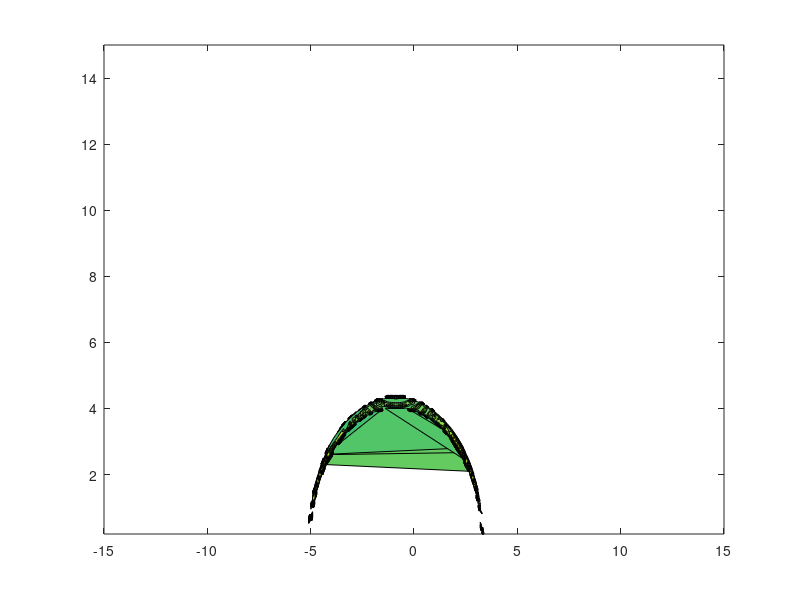

The MATLAB source for this figure: (Note: this script raises an error after producing the figure.)
%one-step reactions
% constants
Qe=1.6e-19;
mp=1.67e-27;
c=3e8;
h=6.6e-34;
Ep=mp*c^2/Qe;


mprod=3*mp;
mf=mp;
Q=5.5e6*Qe;

Etyp=0.5*mf*(1e7)^2;
EtypMeV=Etyp/1e6/Qe;%MeV;
Momtyp=mf*1e7;

if 0
    mprod=5*mp;
    mf=2*mp;
    Q=16.85e6*Qe;
    %    Q=16.3e6*Qe;
    Qstar=[12:0.001:22];
    Qwidth=0.685;
    Lorentz=1/pi*0.5*Qwidth./((Q/1e6/Qe-Qstar).^2+(0.5*Qwidth)^2);
    trapz(Qstar,Lorentz)
    figure; clf; hold on;
    plot(Qstar, Lorentz)
end

if 0
    mprod=4*mp;
    mf=2*mp;
    Q=23.8e6*Qe;
end

if 0
    mprod=4*mp;
    mf=mp;
    Q=19.7e6*Qe;
end

if 0
    mprod=1.0002*mp;
    mf=mp;
    Q=2e3*Qe;
end

nt=2e19;




Qvelocity=sqrt(Q/(6*mp));
Eproton=mp*c^2/Qe/1e6;
Egammamin=(sqrt(((mprod-mf)*c^2)^2+2*(mprod-mf)*c^2*Q)...
    -(mprod-mf)*c^2)/1e6/Qe;



%EalphaQvelocity=0.5*4*Mn*Qvelocity^2/Qe/1e6;

%grid
vpara=[-15:0.1:15]*1e6;
vperp=[0.2:0.1:15]*1e6;
gamma=[0:0.1:360]/180*pi;

[VPARA,VPERP]=meshgrid(vpara,vperp);
VMAG=sqrt(VPARA.^2+VPERP.^2);

savefigs=0;
fs=28;
ax=[-15.5 15.5 -0.5 15.5];

EFASTMeV=0.5*mf*VMAG.^2/Qe/1e6;

betagamow=1.07;
A0=8.09e-4;
A1=1.92e-3;
A2=1.21e-2;
A3=-5.26e-3;
A4=6.52e-4;
Sastro=zeros(size(EFASTMeV));
Sastro=A0+A1*EFASTMeV+A2*EFASTMeV.^2+A3*EFASTMeV.^3+A4*EFASTMeV.^4;
sigma=Sastro./EFASTMeV.*exp(-betagamow./sqrt(EFASTMeV))*10^-31;
R=nt*sigma.*VMAG;
% figure(5); clf; hold on; box on;
% plot(log10(EFASTMeV(:,101)),log10(sigma(:,101)))

if 0
fig=figure(10); clf; hold on; box on;
set(gcf,'DefaultLineLineWidth',4)
[dummy,H]=contourf(vpara/1e6,vperp/1e6, log10(R),40);
for i = 1:length(H) set(H(i),'Edgecolor','none');end
axis equal
axis(ax)
%caxis([-8 -2])
set(gca,'fontsize',fs,'fontweight','bold')
set(gca,'Position', [0.22 0.2 0.6 0.65])
%title(strcat('n, \phi=',num2str(phi/pi*180),', E\gamma=',num2str(Egamma1/1e6/Qe)),'fontsize',fs,'fontweight','bold')
xlabel('v_{||} [10^6 m/s]','fontsize',fs,'fontweight','bold')
ylabel('v_{\perp} [10^6 m/s]','fontsize',fs,'fontweight','bold')
set(gca,'ytick',[0 10 20])
set(gca,'xtick',[-20 -10 0 10 20])
%         set(gca,'yticklabel',[3 2 1 0 1 2 3])
%caxis([-14 -7])
handlecolorbar=colorbar;%('horiz');
colormapInverseHotBWwfc;
set(handlecolorbar,'fontsize',fs,'fontweight','bold');
set(handlecolorbar,'Position',[0.85 0.3 0.03 0.43]);
if savefigs
    saveas(fig,strcat('figs\R.jpg'));
    saveas(fig,strcat('figs\R.epsc'));
end
end
Egammarange=[5:0.01:7]*1e6*Qe;
sumprobfcanalytic=zeros(size(VPARA));
sumwfcanalytic=zeros(size(VPARA));
%intgration limits

for Egamma1=[5.55 5.65 5.8 6]*1e6*Qe;
    %for Egamma1=[5.55 6]*1e6*Qe;
    %for Egamma1=[23.85 24.3]*1e6*Qe;
    %for Egamma1=[19.75 19.9 20.1 20.4]*1e6*Qe;
    
    %for Egamma1=[19.75 20.2]*1e6*Qe;
    
    %for Egamma1=1.02*Q
%    for Egamma1=[2.01]*1e3*Qe;
    %for Egamma1=[17 17.4 17.8]*1e6*Qe;
    %for Egamma1=[17.2]*1e6*Qe
    %   for Egamma2=[Egamma1+0.02*1e6*Qe Egamma1+0.03*1e6*Qe Egamma1+0.05*1e6*Qe...
    %       Egamma1+0.1*1e6*Qe Egamma1+0.2*1e6*Qe Egamma1+0.3*1e6*Qe];
    
   % for Egamma2=Egamma1+0.001*1e6*Qe;
    for Egamma2=1.001*Egamma1    
        [dummy,Epickindex]=min(abs(Egammarange-(Egamma1+Egamma2)/2));
        
        for phi=[10]/180*pi
            
            if 0
                probfcnum=zeros(length(vpara),length(vperp),length(Egammarange));
                for ipara=1:length(vpara)
                    %    vpara(ipara)
                    for iperp=1:length(vperp)
                        %           Ealpha=0.5*4*Mn*(vpara(ipara)^2+vperp(iperp)^2)/Qe/1e6;
                        uspectrum=vpara(ipara)*cos(phi)+vperp(iperp)*sin(phi)*cos(gamma);
                        vmag=sqrt(vpara(ipara)^2+vperp(iperp)^2);
                        minusphalf=mf*c*uspectrum-mHe3*c^2;
                        q=-(2*mHe3*c^2*Q+mf*(mHe3-mf)*c^2*vmag^2);
                        Egamma=(minusphalf+sqrt(minusphalf.^2-q));
                        histEgamma=histc(Egamma,Egammarange);
                        probfcnum(ipara,iperp,:)=histEgamma/sum(histEgamma);
                    end
                end
                
                figure(20); clf; hold on;
                plot(gamma,Egamma)
                
                for iwfc=Epickindex
                    probfcnumpick=squeeze(probfcnum(:,:,iwfc));
                    wfcnumpick=probfcnumpick'.*R;
                    
                    fig=figure(50); clf; hold on; box on;
                    set(gcf,'DefaultLineLineWidth',4)
                    [dummy,H]=contourf(vpara/1e6,vperp/1e6, probfcnumpick',40);
                    for i = 1:length(H) set(H(i),'Edgecolor','none');end
                    axis equal
                    axis(ax)
                    caxis([0 1])
                    set(gca,'fontsize',fs,'fontweight','bold')
                    set(gca,'Position', [0.22 0.2 0.6 0.65])
                    title(strcat('n, \phi=',num2str(phi/pi*180),', E\gamma=',num2str(Egamma1/1e6/Qe)),'fontsize',fs,'fontweight','bold')
                    xlabel('v_{||} [10^6 m/s]','fontsize',fs,'fontweight','bold')
                    ylabel('v_{\perp} [10^6 m/s]','fontsize',fs,'fontweight','bold')
                    set(gca,'ytick',[0 10 20])
                    set(gca,'xtick',[-20 -10 0 10 20])
                    %         set(gca,'yticklabel',[3 2 1 0 1 2 3])
                    %         caxis([-3 0])
                    handlecolorbar=colorbar;%('horiz');
                    colormapInverseHotBWwfc;
                    set(handlecolorbar,'fontsize',fs,'fontweight','bold');
                    set(handlecolorbar,'Position',[0.85 0.3 0.03 0.43]);
                    % set(handlecolorbar,'zticklabel',[-3 -2 -1 0])
                    %             if savefigs
                    saveas(fig,strcat('figs\probfcEgam1_',num2str(Egamma1/1e6/Qe),'Egam2_',num2str(Egamma2/Qe/1e6),'p',num2str(phi/pi*180),'n.jpg'));
                    saveas(fig,strcat('figs\probfcEgam1_',num2str(Egamma1/1e6/Qe),'Egam2_',num2str(Egamma2/1e6/Qe),'p',num2str(phi/pi*180),'n.epsc'));
                end
                
                for ipara=1:length(vpara)
                    for iperp=1:length(vperp)
                        if wfcnumpick(iperp,ipara)~=0
                            wfcnumpick(iperp,ipara)=log10(wfcnumpick(iperp,ipara));
                        else
                            wfcanumpick(iperp,ipara)=NaN;
                        end
                    end
                end
                
                
                
                fig=figure(51); clf; hold on; box on;
                set(gcf,'DefaultLineLineWidth',4)
                [dummy,H]=contourf(vpara/1e6,vperp/1e6, wfcnumpick,40);
                for i = 1:length(H) set(H(i),'Edgecolor','none');end
                axis equal
                axis(ax)
                %caxis([0 1])
                set(gca,'fontsize',fs,'fontweight','bold')
                set(gca,'Position', [0.22 0.2 0.6 0.65])
                title(strcat('n, \phi=',num2str(phi/pi*180),', E\gamma=',num2str(Egamma1/1e6/Qe)),'fontsize',fs,'fontweight','bold')
                xlabel('v_{||} [10^6 m/s]','fontsize',fs,'fontweight','bold')
                ylabel('v_{\perp} [10^6 m/s]','fontsize',fs,'fontweight','bold')
                set(gca,'ytick',[0 10 20])
                set(gca,'xtick',[-20 -10 0 10 20])
                %         set(gca,'yticklabel',[3 2 1 0 1 2 3])
                %caxis([-14 -7])
                handlecolorbar=colorbar;%('horiz');
                colormap(flipud(bone));
                set(handlecolorbar,'fontsize',fs,'fontweight','bold');
                set(handlecolorbar,'Position',[0.85 0.3 0.03 0.43]);
                % set(handlecolorbar,'zticklabel',[-3 -2 -1 0])
                if savefigs
                    saveas(fig,strcat('figs\wfcEgam1_',num2str(Egamma1/1e6/Qe),'Egam2_',num2str(Egamma2/Qe/1e6),'p',num2str(phi/pi*180),'n.jpg'));
                    saveas(fig,strcat('figs\wfcEgam1_',num2str(Egamma1/1e6/Qe),'Egam2_',num2str(Egamma2/1e6/Qe),'p',num2str(phi/pi*180),'n.epsc'));
                end
                
            end
            
            u1=(mf-mprod)*c/(2*Egamma1)*VMAG.^2+Egamma1/(2*mf*c)...
                +mprod*c*(Egamma1-Q)/(mf*Egamma1);
            u2=(mf-mprod)*c/(2*Egamma2)*VMAG.^2+Egamma2/(2*mf*c)...
                +mprod*c*(Egamma2-Q)/(mf*Egamma2);
            
            gamma1=real(acos((u1-VPARA*cos(phi))./(VPERP*sin(phi))));
            gamma2=real(acos((u2-VPARA*cos(phi))./(VPERP*sin(phi))));
            probfcanalytic=(gamma1-gamma2)/pi;
            wfcanalytic=probfcanalytic.*R;
            
            
            %plasma parameters, isotropic means Tpara=Tperp
            Tpara=15; %keV
            Tperp=150; %keV
            ne=6e15;     %1/m^3
            
            %define thermal velocities
            vthpara=sqrt(2*Tpara*Qe*1000/mf);
            vthperp=sqrt(2*Tperp*Qe*1000/mf);
            
            %bi-Maxwellian distribution function
            fvpavpe3DbiMax=ne/(pi^(3/2)*vthpara*vthperp^2)*exp(-(VPARA/vthpara).^2-(VPERP/vthperp).^2);
            
            %fvpavpe in 2D
            fvpavpe2DbiMax=fvpavpe3DbiMax.*(2*pi*VPERP);
            
            sumprobfcanalytic=sumprobfcanalytic+probfcanalytic;
            sumwfcanalytic=sumprobfcanalytic.*R;
            sumorigin=fvpavpe2DbiMax.*sumwfcanalytic;
            
            for ipara=1:length(vpara)
                for iperp=1:length(vperp)
                    if wfcanalytic(iperp,ipara)~=0
                        wfcanalytic(iperp,ipara)=log10(wfcanalytic(iperp,ipara));
                    else
                        wfcanalytic(iperp,ipara)=NaN;
                    end
                end
            end
            
            for ipara=1:length(vpara)
                for iperp=1:length(vperp)
                    if probfcanalytic(iperp,ipara)~=0
                        probfcanalytic(iperp,ipara)=log10(probfcanalytic(iperp,ipara));
                    else
                        probfcanalytic(iperp,ipara)=NaN;
                    end
                end
            end
            %
                       
            figure(1000); clf; hold on; box on;
            set(gcf,'DefaultLineLineWidth',4)
            [dummy,H]=contourf(vpara/1e6,vperp/1e6,probfcanalytic,40);
            for i = 1:length(H) set(H(i),'Edgecolor','none');end
            axis equal
            axis(ax)
            %caxis([-4 0])
            set(gca,'fontsize',fs,'fontweight','bold')
            set(gca,'Position', [0.22 0.2 0.6 0.65])
            %title(strcat('a, \phi=',num2str(phi/pi*180),', E\gamma=',num2str(Egamma1/1e6/Qe)),'fontsize',fs,'fontweight','bold')
            xlabel('v_{||} [10^6 m/s]','fontsize',fs,'fontweight','bold')
            ylabel('v_{\perp} [10^6 m/s]','fontsize',fs,'fontweight','bold')
            set(gca,'ytick',[0 10 20])
            set(gca,'xtick',[-20 -10 0 10 20])
            %        set(gca,'yticklabel',[3 2 1 0 1 2 3])
            %caxis([0 0.1])
            handlecolorbar=colorbar;%('horiz');
            colormap(flipud(bone));
            set(handlecolorbar,'fontsize',fs,'fontweight','bold');
            set(handlecolorbar,'Position',[0.85 0.3 0.03 0.43]);
            
            if savefigs
                saveas(fig,strcat('figs\probfcEgam1_',num2str(Egamma1/1e6/Qe),'Egam2_',num2str(Egamma2/Qe/1e6),'p',num2str(phi/pi*180),'Q',num2str(Q/Qe/1e6),'a.jpg'));
                saveas(fig,strcat('figs\probfcEgam1_',num2str(Egamma1/1e6/Qe),'Egam2_',num2str(Egamma2/1e6/Qe),'p',num2str(phi/pi*180),'Q',num2str(Q/Qe/1e6),'a.epsc'));
            end
               
            if 0
            
            fig=figure(1001); clf; hold on; box on;
            set(gcf,'DefaultLineLineWidth',4)
            [dummy,H]=contourf(vpara/1e6,vperp/1e6,wfcanalytic,40);
            for i = 1:length(H) set(H(i),'Edgecolor','none');end
            axis equal
            axis(ax)
            %caxis([-14 -7])
            set(gca,'fontsize',fs,'fontweight','bold')
            set(gca,'Position', [0.22 0.2 0.6 0.65])
            %title(strcat('a, \phi=',num2str(phi/pi*180),', E\gamma=',num2str(Egamma1/1e6/Qe)),'fontsize',fs,'fontweight','bold')
            xlabel('v_{||} [10^6 m/s]','fontsize',fs,'fontweight','bold')
            ylabel('v_{\perp} [10^6 m/s]','fontsize',fs,'fontweight','bold')
            set(gca,'ytick',[0 10 20])
            set(gca,'xtick',[-20 -10 0 10 20])
            %        set(gca,'yticklabel',[3 2 1 0 1 2 3])
            %caxis([0 1])
            handlecolorbar=colorbar;%('horiz');
            colormapInverseHotBWwfc;
            set(handlecolorbar,'fontsize',fs,'fontweight','bold');
            set(handlecolorbar,'Position',[0.85 0.3 0.03 0.43]);
            
            if savefigs
                saveas(fig,strcat('figs\wfcEgam1_',num2str(Egamma1/1e6/Qe),'Egam2_',num2str(Egamma2/Qe/1e6),'p',num2str(phi/pi*180),'Q',num2str(Q/Qe/1e6),'a.jpg'));
                saveas(fig,strcat('figs\wfcEgam1_',num2str(Egamma1/1e6/Qe),'Egam2_',num2str(Egamma2/1e6/Qe),'p',num2str(phi/pi*180),'Q',num2str(Q/Qe/1e6),'a.epsc'));
            end
            
            
            
            
            isocontours=[1e-11 1e-10 1e-9 1e-8 1e-7 1e-6 1e-5 1e-4 1e-3 1e-2 1e-1 1 10];
            
            
            fig=figure(2000);clf; hold on; box on;
            set(gcf,'DefaultLineLineWidth',4)
            contour(vpara/1e6,vperp/1e6,fvpavpe3DbiMax,isocontours);
            contour(vpara/1e6,vperp/1e6,fvpavpe3DbiMax,20);
            axis('equal')
            axis(ax)
            %text(1, 2.6,'f [s^3/m^6]','fontsize',16,'fontweight','bold')
            set(gca,'fontsize',16,'fontweight','bold')
            set(gca,'Position', [0.22 0.2 0.6 0.65])
            xlabel('v_{||} [10^6 m/s]','fontsize',16,'fontweight','bold')
            ylabel('v_{\perp} [10^6 m/s]','fontsize',16,'fontweight','bold')
            %   set(gca,'ytick',[-3 -2 -1 0 1 2 3])
            %   set(gca,'xtick',[-3 -2 -1 0 1 2 3])
            %   set(gca,'yticklabel',[3 2 1 0 1 2 3])
            handlecolorbar=colorbar;%('horiz');
            set(handlecolorbar,'fontsize',16,'fontweight','bold');
            set(handlecolorbar,'Position',[0.85 0.3 0.03 0.43]);
            
            if savefigs
                saveas(fig,strcat('figs\biMax3D.jpg'));
                saveas(fig,strcat('figs\biMax3D.epsc'));
            end
            
            fig=figure(2001);clf; hold on; box on;
            set(gcf,'DefaultLineLineWidth',4)
            contour(vpara/1e6,vperp/1e6,fvpavpe2DbiMax,isocontours*1e6);
            contour(vpara/1e6,vperp/1e6,fvpavpe2DbiMax,20);
            axis('equal')
            axis(ax)
            %text(1, 2.6,'f [s^2/m^5]','fontsize',16,'fontweight','bold')
            set(gca,'fontsize',16,'fontweight','bold')
            set(gca,'Position', [0.22 0.2 0.6 0.65])
            xlabel('v_{||} [10^6 m/s]','fontsize',16,'fontweight','bold')
            ylabel('v_{\perp} [10^6 m/s]','fontsize',16,'fontweight','bold')
            %   set(gca,'ytick',[-3 -2 -1 0 1 2 3])
            %   set(gca,'xtick',[-3 -2 -1 0 1 2 3])
            %   set(gca,'yticklabel',[3 2 1 0 1 2 3])
            handlecolorbar=colorbar;%('horiz');
            set(handlecolorbar,'fontsize',16,'fontweight','bold');
            set(handlecolorbar,'Position',[0.85 0.3 0.03 0.43]);
            if savefigs
                saveas(fig,strcat('figs\biMax2D.jpg'));
                saveas(fig,strcat('figs\biMax2D.epsc'));
            end
            
            end
            if 0
                r1=sqrt((mprod*Egamma1^2+2*mprod*(mprod-mf)*c^2*(Egamma1-Q))/(mf*(mprod-mf)^2*c^2));
                
                vcenterpara1=-cos(phi)*Egamma1/((mprod-mf)*c);
                vcenterperpplus1=sin(phi)*Egamma1/((mprod-mf)*c);
                vcenterperpminus1=-sin(phi)*Egamma1/((mprod-mf)*c);
                vcenter1=Egamma1/((mprod-mf)*c);
                
                rmax1=r1-vcenter1;
                rmin1=sqrt(r1^2-(vcenter1*sin(phi))^2)-vcenter1*abs(cos(phi));
                
                
                r2=sqrt((mprod*Egamma2^2+2*mprod*(mprod-mf)*c^2*(Egamma2-Q))/(mf*(mprod-mf)^2*c^2));
                vcenterpara2=-cos(phi)*Egamma2/((mprod-mf)*c);
                vcenterperpplus2=sin(phi)*Egamma2/((mprod-mf)*c);
                vcenterperpminus2=-sin(phi)*Egamma2/((mprod-mf)*c);
                
                vcenter2=Egamma2/((mprod-mf)*c);
                rmax2=r2+vcenter2;
                rmin2=sqrt(r2^2-(vcenter2*sin(phi))^2)-vcenter2*abs(cos(phi));
                
                vparacirc=[-15:0.01:15]*1e6;
                
                vmin1=sqrt(rmin1^2-vparacirc.^2);
                vmax1=sqrt(rmax1^2-vparacirc.^2);
                vmin2=sqrt(rmin2^2-vparacirc.^2);
                vmax2=sqrt(rmax2^2-vparacirc.^2);
                
                
                vcircleperppp1=vcenterperpminus1+sqrt(r1^2-(vparacirc-vcenterpara1).^2);
                vcircleperppm1=vcenterperpminus1-sqrt(r1^2-(vparacirc-vcenterpara1).^2);
                vcircleperpmp1=vcenterperpplus1+sqrt(r1^2-(vparacirc-vcenterpara1).^2);
                vcircleperpmm1=vcenterperpplus1-sqrt(r1^2-(vparacirc-vcenterpara1).^2);
                
                vcircleperppp2=vcenterperpminus2+sqrt(r2^2-(vparacirc-vcenterpara2).^2);
                vcircleperppm2=vcenterperpminus2-sqrt(r2^2-(vparacirc-vcenterpara2).^2);
                vcircleperpmp2=vcenterperpplus2+sqrt(r2^2-(vparacirc-vcenterpara2).^2);
                vcircleperpmm2=vcenterperpplus2-sqrt(r2^2-(vparacirc-vcenterpara2).^2);
                
                
                for i=1:length(vcircleperppp1)
                    if ~isreal(vcircleperppp1(i)) vcircleperppp1(i)=NaN; end
                    if ~isreal(vcircleperppm1(i)) vcircleperppm1(i)=NaN; end
                    if ~isreal(vcircleperpmp1(i)) vcircleperpmp1(i)=NaN; end
                    if ~isreal(vcircleperpmm1(i)) vcircleperpmm1(i)=NaN; end
                    if ~isreal(vcircleperppp2(i)) vcircleperppp2(i)=NaN; end
                    if ~isreal(vcircleperppm2(i)) vcircleperppm2(i)=NaN; end
                    if ~isreal(vcircleperpmp2(i)) vcircleperpmp2(i)=NaN; end
                    if ~isreal(vcircleperpmm2(i)) vcircleperpmm2(i)=NaN; end
                    if ~isreal(vmin1(i)) vmin1(i)=NaN; end
                    if ~isreal(vmax1(i)) vmax1(i)=NaN; end
                    if ~isreal(vmin2(i)) vmin2(i)=NaN; end
                    if ~isreal(vmax2(i)) vmax2(i)=NaN; end
                end
                
                fig=figure(1011); hold on;
                plot(vparacirc/1e6, vcircleperppp1/1e6,'--k')
                plot(vparacirc/1e6, vmax1/1e6,'--g')
                % plot(vpara/1e6, vmin1/1e6,'--m')
                plot(vparacirc/1e6, vmax2/1e6,'--g')
                %plot(vpara/1e6, vmin2/1e6,'--c')
                % plot(vpara/1e6, vcircleperppm1/1e6,'--g')
                % plot(vpara/1e6, vcircleperpmp1/1e6,'--r')
                % plot(vpara/1e6, vcircleperpmm1/1e6,'--y')
                % plot(vpara/1e6, vcircleperppp2/1e6,'k')
                % plot(vpara/1e6, vcircleperppm2/1e6,'g')
                plot(vparacirc/1e6, vcircleperpmp2/1e6,'--k')
                %plot(vpara/1e6, vcircleperpmm2/1e6,'y')
                
                if savefigs
                    saveas(fig,strcat('figs\wfcBoundEgam1_',num2str(Egamma1/1e6/Qe),'Egam2_',num2str(Egamma2/Qe/1e6),'p',num2str(phi/pi*180),'a.jpg'));
                    saveas(fig,strcat('figs\wfcBoundEgam1_',num2str(Egamma1/1e6/Qe),'Egam2_',num2str(Egamma2/1e6/Qe),'p',num2str(phi/pi*180),'a.epsc'));
                end
            end
            
            if 0
                sumprobfcanalytic=zeros(size(probfcanalytic));
                
                
                for iq=1:length(Qstar)
                    u1=(mf-mprod)*c/(2*Egamma1)*VMAG.^2+Egamma1/(2*mf*c)...
                        +mprod*c*(Egamma1-Qstar(iq)*1e6*Qe)/(mf*Egamma1);
                    u2=(mf-mprod)*c/(2*Egamma2)*VMAG.^2+Egamma2/(2*mf*c)...
                        +mprod*c*(Egamma2-Qstar(iq)*1e6*Qe)/(mf*Egamma2);
                    
                    gamma1=real(acos((u1-VPARA*cos(phi))./(VPERP*sin(phi))));
                    gamma2=real(acos((u2-VPARA*cos(phi))./(VPERP*sin(phi))));
                    probfcanalytic=abs(gamma1-gamma2)/pi;
                    sumprobfcanalytic=sumprobfcanalytic+Lorentz(iq)*(Qstar(2)-Qstar(1))*probfcanalytic;
                end
                
                
                
                fig=figure(4000); clf; hold on; box on;
                set(gcf,'DefaultLineLineWidth',4)
                [dummy,H]=contourf(vpara/1e6,vperp/1e6,log10(sumprobfcanalytic),40);
                for i = 1:length(H) set(H(i),'Edgecolor','none');end
                axis equal
                axis(ax)
                caxis([-5 -3])
                set(gca,'fontsize',fs,'fontweight','bold')
                set(gca,'Position', [0.22 0.2 0.6 0.65])
                %title(strcat('a, \phi=',num2str(phi/pi*180),', E\gamma=',num2str(Egamma1/1e6/Qe)),'fontsize',fs,'fontweight','bold')
                xlabel('v_{||} [10^6 m/s]','fontsize',fs,'fontweight','bold')
                ylabel('v_{\perp} [10^6 m/s]','fontsize',fs,'fontweight','bold')
                set(gca,'ytick',[0 10 20])
                set(gca,'xtick',[-20 -10 0 10 20])
                %        set(gca,'yticklabel',[3 2 1 0 1 2 3])
                %caxis([0 0.1])
                handlecolorbar=colorbar;%('horiz');
                colormapInverseHotBWwfc;
                set(handlecolorbar,'fontsize',fs,'fontweight','bold');
                set(handlecolorbar,'Position',[0.85 0.3 0.03 0.43]);
                if savefigs
                    saveas(fig,strcat('figs\probEgam1_',num2str(Egamma1/1e6/Qe),'Egam2_',num2str(Egamma2/Qe/1e6),'p',num2str(phi/pi*180),'Qwidth',num2str(Qwidth),'a.jpg'));
                    saveas(fig,strcat('figs\probEgam1_',num2str(Egamma1/1e6/Qe),'Egam2_',num2str(Egamma2/1e6/Qe),'p',num2str(phi/pi*180),'Qwidth',num2str(Qwidth),'a.epsc'));
                end
            end
        end
    end
    end

if 0
for ipara=1:length(vpara)
    for iperp=1:length(vperp)
        if sumwfcanalytic(iperp,ipara)~=0
            sumwfcanalytic(iperp,ipara)=log10(sumwfcanalytic(iperp,ipara));
        else
            sumwfcanalytic(iperp,ipara)=NaN;
        end
    end
end

for ipara=1:length(vpara)
    for iperp=1:length(vperp)
        if sumprobfcanalytic(iperp,ipara)~=0
            sumprobfcanalytic(iperp,ipara)=log10(sumprobfcanalytic(iperp,ipara));
        else
            sumprobfcanalytic(iperp,ipara)=NaN;
        end
    end
end

for ipara=1:length(vpara)
    for iperp=1:length(vperp)
        if sumorigin(iperp,ipara)~=0
            sumorigin(iperp,ipara)=log10(sumorigin(iperp,ipara));
        else
            sumorigin(iperp,ipara)=NaN;
        end
    end
end
fig=figure(1010); clf; hold on; box on;
set(gcf,'DefaultLineLineWidth',4)
[dummy,H]=contourf(vpara/1e6,vperp/1e6,sumprobfcanalytic,40);
for i = 1:length(H) set(H(i),'Edgecolor','none');end
axis equal
axis(ax)
%caxis([-4 0])
set(gca,'fontsize',fs,'fontweight','bold')
set(gca,'Position', [0.22 0.2 0.6 0.65])
%title(strcat('a, \phi=',num2str(phi/pi*180),', E\gamma=',num2str(Egamma1/1e6/Qe)),'fontsize',fs,'fontweight','bold')
xlabel('v_{||} [10^6 m/s]','fontsize',fs,'fontweight','bold')
ylabel('v_{\perp} [10^6 m/s]','fontsize',fs,'fontweight','bold')
set(gca,'ytick',[0 10 20])
set(gca,'xtick',[-20 -10 0 10 20])
%        set(gca,'yticklabel',[3 2 1 0 1 2 3])
caxis([-3 0])
handlecolorbar=colorbar;%('horiz');
colormapInverseHotBWwfc;
set(handlecolorbar,'fontsize',fs,'fontweight','bold');
set(handlecolorbar,'Position',[0.85 0.3 0.03 0.43]);

if savefigs
    saveas(fig,strcat('figs\sumprobfc_p',num2str(phi/pi*180),'Q',num2str(Q/Qe/1e6),'a.jpg'));
    saveas(fig,strcat('figs\sumprobfc_p',num2str(phi/pi*180),'Q',num2str(Q/Qe/1e6),'a.epsc'));
end

fig=figure(1011); clf; hold on; box on;
set(gcf,'DefaultLineLineWidth',4)
[dummy,H]=contourf(vpara/1e6,vperp/1e6,sumwfcanalytic,40);
for i = 1:length(H) set(H(i),'Edgecolor','none');end
axis equal
axis(ax)
%caxis([-11 -8])
set(gca,'fontsize',fs,'fontweight','bold')
set(gca,'Position', [0.22 0.2 0.6 0.65])
%title(strcat('a, \phi=',num2str(phi/pi*180),', E\gamma=',num2str(Egamma1/1e6/Qe)),'fontsize',fs,'fontweight','bold')
xlabel('v_{||} [10^6 m/s]','fontsize',fs,'fontweight','bold')
ylabel('v_{\perp} [10^6 m/s]','fontsize',fs,'fontweight','bold')
set(gca,'ytick',[0 10 20])
set(gca,'xtick',[-20 -10 0 10 20])
%        set(gca,'yticklabel',[3 2 1 0 1 2 3])
%caxis([0 1])
handlecolorbar=colorbar;%('horiz');
colormap(flipud(bone));
set(handlecolorbar,'fontsize',fs,'fontweight','bold');
set(handlecolorbar,'Position',[0.85 0.3 0.03 0.43]);
% set(handlecolorbar,'zticklabel',[-3 -2 -1 0])

if savefigs
    saveas(fig,strcat('figs\sumwfc_p',num2str(phi/pi*180),'Q',num2str(Q/Qe/1e6),'a.jpg'));
    saveas(fig,strcat('figs\sumwfc_p',num2str(phi/pi*180),'Q',num2str(Q/Qe/1e6),'a.epsc'));
end

fig=figure(1012); clf; hold on; box on;
set(gcf,'DefaultLineLineWidth',4)
[dummy,H]=contourf(vpara/1e6,vperp/1e6,sumorigin,40);
for i = 1:length(H) set(H(i),'Edgecolor','none');end
axis equal
axis(ax)
caxis([-15 -5])
set(gca,'fontsize',fs,'fontweight','bold')
set(gca,'Position', [0.22 0.2 0.6 0.65])
%title(strcat('a, \phi=',num2str(phi/pi*180),', E\gamma=',num2str(Egamma1/1e6/Qe)),'fontsize',fs,'fontweight','bold')
xlabel('v_{||} [10^6 m/s]','fontsize',fs,'fontweight','bold')
ylabel('v_{\perp} [10^6 m/s]','fontsize',fs,'fontweight','bold')
set(gca,'ytick',[0 10 20])
set(gca,'xtick',[-20 -10 0 10 20])
%        set(gca,'yticklabel',[3 2 1 0 1 2 3])
%caxis([0 1])
handlecolorbar=colorbar;%('horiz');
colormapInverseHotBWwfc;
set(handlecolorbar,'fontsize',fs,'fontweight','bold');
set(handlecolorbar,'Position',[0.85 0.3 0.03 0.43]);
% set(handlecolorbar,'zticklabel',[-3 -2 -1 0])

[dummy,H]=contour(vpara/1e6,vperp/1e6,sumprobfcanalytic,[1e-6],'k');
%caxis([min(min(sumorigin)) max(max(sumorigin))])
%for i = 1:length(H) set(H(i),'Edgecolor','none');end
if savefigs
    saveas(fig,strcat('figs\origin_p',num2str(phi/pi*180),'Q',num2str(Q/Qe/1e6),'a.jpg'));
    saveas(fig,strcat('figs\origin_p',num2str(phi/pi*180),'Q',num2str(Q/Qe/1e6),'a.epsc'));
end

Egamma1scan=[5.5 6.5]*1e6*Qe;
Egamma2scan=Egamma1scan+0.0001*1e6*Qe;

r1scan=sqrt((mprod*Egamma1scan.^2+2*mprod*(mprod-mf)*c^2*(Egamma1scan-Q))/(mf*(mprod-mf)^2*c^2));
vcenter1scan=Egamma1scan/((mprod-mf)*c);
rmin1scan=r1scan-vcenter1scan;
r2scan=sqrt((mprod*Egamma2scan.^2+2*mprod*(mprod-mf)*c^2*(Egamma2scan-Q))/(mf*(mprod-mf)^2*c^2));
vcenter2scan=Egamma2scan/((mprod-mf)*c);
rmax2scan=r2scan+vcenter2scan;
Emin=0.5*mf*rmin1scan.^2/1e6/Qe;
Emax=0.5*mf*rmax2scan.^2/1e6/Qe;

Egammamid=(Egamma1scan+Egamma2scan)/2/1e6/Qe;

fig=figure(3000);clf;box on;hold on;
set(gcf,'DefaultLineLineWidth',4)
set(gca,'fontsize',28,'fontweight','bold')
xlabel('E_\gamma [MeV]','fontsize',28,'fontweight','bold')
ylabel('E_p [MeV]','fontsize',28,'fontweight','bold')
set(gca,'xlim',[5.5 6.5])
%set(gca,'ylim',[-0.1 1.8])
%set(gca,'xtick',[5.6 5.8 6 6.2 6.4])
%set(gca,'ytick',[0.2:0.2:1.8])
area(Egammamid,Emax,'facecolor','g')
area(Egammamid,Emin,'facecolor','w')
plot(Egammamid,Emax,'k')
plot(Egammamid,Emin,'k')
if savefigs
    saveas(fig,strcat('figs\energylimits.jpg'));
    saveas(fig,strcat('figs\energylimits.epsc'));
end
end